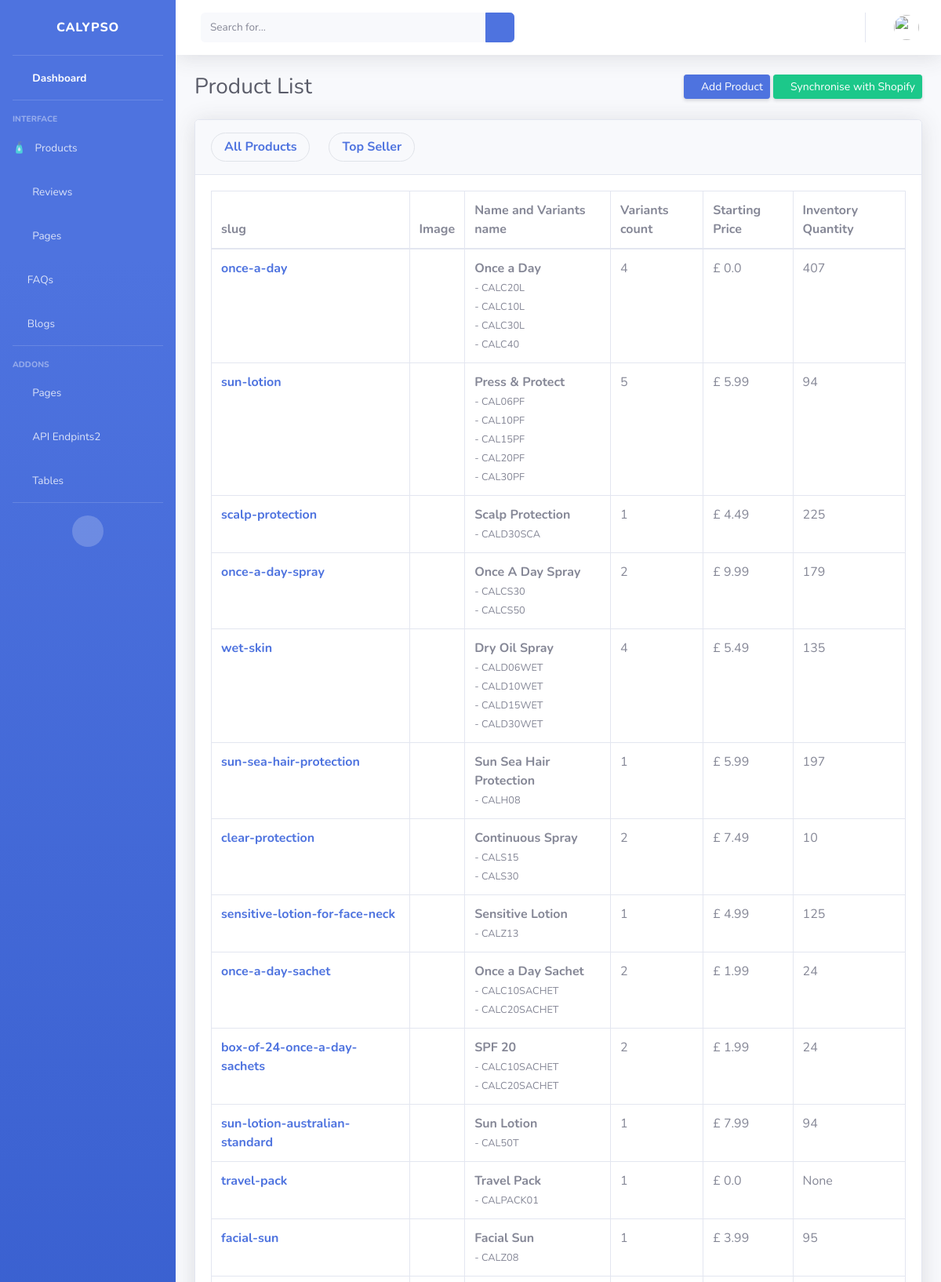
Screenshot of /dashboard/products/ (signed in, upper part) with the database file from the repository.
### product/models.py (models this page shows, shortened)
class Product(models.Model):
    name = models.CharField(_('name'), max_length=300)
    sub_title = models.CharField(_('sub title'), max_length=300)
    slug = models.SlugField(_("slug"), unique=True)
    description = models.TextField(blank=True, null=True)
    direction_of_use = models.TextField(blank=True, null=True)
    tags = models.ManyToManyField("Tag", verbose_name=_("tags"), blank=True)
    keyword = models.ManyToManyField("Keyword", verbose_name=_("keywords"), blank=True)
    types = models.ManyToManyField(
        "ProductType", verbose_name=_("types"), blank=True)
    top_seller = models.BooleanField(default=False)
    @property
    def all_images(self):
        return ProductImage.objects.filter(variant__product=self)
    @property
    def lowest_variant_price(self):
        list_of_prices = []
        for variant in self.variants.all():
            list_of_prices.append(variant.price)
        lowest_price = min(float(sub) for sub in list_of_prices)
        return lowest_price
    @property
    def main_image(self):
        return self.all_images.first().get_absolute_image_url

class ProductVariant(models.Model):
    sku = models.CharField(max_length=100, blank=True)
    product = models.ForeignKey(
        "Product", null=True, on_delete=models.CASCADE, related_name="variants")
    name = models.CharField(max_length=255, null=True, blank=True, default="")
    size = models.CharField(max_length=355, blank=True)
    shopify_rest_variant_id = models.CharField(
        max_length=355, blank=True, null=True)
    shopify_storefront_variant_id = models.CharField(
        max_length=355, blank=True, null=True)
    date_first_available = models.DateField(
        auto_now=False, auto_now_add=False, null=True, blank=True)
    date_last_modified = models.DateField(
        auto_now=True, null=True, blank=True)
    claims = models.TextField(blank=True, null=True)
    ingredients = models.ManyToManyField(
        "Ingredient", verbose_name=_("ingredients"))
    discontinued = models.BooleanField(default=False)
    size = models.CharField(max_length=200, null=True, blank=True)
    rrp = models.FloatField(blank=True, null=True)
    price = models.FloatField(blank=True, null=True, default=0)
    inventory_quantity = models.IntegerField(blank=True, null=True)

### dashboard/views.py (the view)
# urls.py: path('products/', views.products, name="products"),
@staff_required(login_url="/login")
def products(request):
    product = Product.objects.all()
    top_seller = request.GET.get('top', None)
    if top_seller is not None and top_seller.lower() == "yes":
        product = product.filter(top_seller=True)
    context = {
        "products": product
    }
    return render(request, "dashboard/products/products.html", context=context)

### dashboard/views.py (called while the page is built)
def staff_required(login_url=None, *args, **kwargs):
    return user_passes_test(lambda u: u.is_staff, login_url=login_url)

### product/models.py (called while the page is built)
    @property
    def get_absolute_image_url(self):
        request = None
        return "{0}{1}".format(get_current_site(request).domain, self.image.url)

### templates/dashboard/products/products.html (shortened to what this page needs)
{% extends "dashboard/admin-base.html" %} {% load static %}
{% block content %}
<div class="container-fluid">
  <div class="d-sm-flex align-items-center justify-content-between mb-4">
    <h1 class="h3 mb-0 text-gray-800">Product List</h1>
    <div>
      <a
        href="#"
        class="d-none d-sm-inline-block btn btn-sm btn-primary shadow-sm"
      >
        <i class="fas fa-download fa-sm text-white-50"></i>
        Add Product
      </a>
      <a
        href="{% url "dashboard:shopify-sync" %}"
        class="d-none d-sm-inline-block btn btn-sm btn-success shadow-sm"
      >
        <i class="fas fa-sync fa-sm text-white-50"></i>
        Synchronise with Shopify
      </a>
    </div>
  </div>
  <div class="card shadow mb-4">
    <div class="card-header py-3">
      <a href="{% url "dashboard:products" %}" style="float:left;" class="nav-link mr-4 panel-tab">
      <h6 class="m-0 font-weight-bold text-primary">All Products</h6>
      </a>
      <a href="{% url "dashboard:products" %}?top=yes" style="float:left;" class="nav-link mr-4 panel-tab">
      <h6 class="m-0 font-weight-bold text-primary">Top Seller</h6>
      </a>
    </div>
    <div class="card-body">
      <div class="table-responsive">
        <table
          class="table table-bordered table-hover"
          id="dataTable"
          width="100%"
          cellspacing="0"
        >
          <thead>
            <tr>
              <th scope="col">slug</th>
              <th scope="col">Image</th>
              <th scope="col">Name and Variants name</th>
              <th scope="col">Variants count</th>
              <th scope="col">Starting Price</th>
              <th scope="col">Inventory Quantity</th>
            </tr>
          </thead>
          <tbody>
            {% for product in products %}
            <tr>
              <th scope="row"><a href="{% url "dashboard:product-edit" product.slug %}">{{ product.slug }}</a></th>
              <td>
              </td>
              <td>
                <strong>{{ product.name }}</strong><br />
                {% for variant in product.variants.all %}
                <small
                  >{{ variant_name}}  -
                  {{variant.sku}}</small
                ><br />
                {% endfor %}
              </td>
              <td>
                {{ product.variants.count }}
              </td>
              <td>£ {{ product.lowest_variant_price }}</td>
              <td>{{ product.variants.first.inventory_quantity }}</td>
            </tr>
            {% endfor %}
          </tbody>
        </table>
      </div>
    </div>
  </div>
</div>
{% endblock %}

### rows the page displays
Product: slug "once-a-day", name "Once a Day", variants.count "4", lowest_variant_price "0.0", variants.first.inventory_quantity "407"
ProductVariant: sku "CALC20L"
ProductVariant: sku "CALC10L"
ProductVariant: sku "CALC30L"
ProductVariant: sku "CALC40"
Product: slug "sun-lotion", name "Press & Protect", variants.count "5", lowest_variant_price "5.99", variants.first.inventory_quantity "94"
ProductVariant: sku "CAL06PF"
ProductVariant: sku "CAL10PF"
ProductVariant: sku "CAL15PF"
ProductVariant: sku "CAL20PF"
ProductVariant: sku "CAL30PF"
Product: slug "scalp-protection", name "Scalp Protection", variants.count "1", lowest_variant_price "4.49", variants.first.inventory_quantity "225"
ProductVariant: sku "CALD30SCA"
Product: slug "once-a-day-spray", name "Once A Day Spray", variants.count "2", lowest_variant_price "9.99", variants.first.inventory_quantity "179"
ProductVariant: sku "CALCS30"
ProductVariant: sku "CALCS50"
Product: slug "wet-skin", name "Dry Oil Spray", variants.count "4", lowest_variant_price "5.49", variants.first.inventory_quantity "135"
ProductVariant: sku "CALD06WET"
ProductVariant: sku "CALD10WET"
ProductVariant: sku "CALD15WET"
ProductVariant: sku "CALD30WET"
Product: slug "sun-sea-hair-protection", name "Sun Sea Hair Protection", variants.count "1", lowest_variant_price "5.99", variants.first.inventory_quantity "197"
ProductVariant: sku "CALH08"
Product: slug "clear-protection", name "Continuous Spray", variants.count "2", lowest_variant_price "7.49", variants.first.inventory_quantity "10"
ProductVariant: sku "CALS15"
ProductVariant: sku "CALS30"
Product: slug "sensitive-lotion-for-face-neck", name "Sensitive Lotion", variants.count "1", lowest_variant_price "4.99", variants.first.inventory_quantity "125"
ProductVariant: sku "CALZ13"
Product: slug "once-a-day-sachet", name "Once a Day Sachet", variants.count "2", lowest_variant_price "1.99", variants.first.inventory_quantity "24"
ProductVariant: sku "CALC10SACHET"
ProductVariant: sku "CALC20SACHET"
Product: slug "box-of-24-once-a-day-sachets", name "SPF 20", variants.count "2", lowest_variant_price "1.99", variants.first.inventory_quantity "24"
ProductVariant: sku "CALC10SACHET"
ProductVariant: sku "CALC20SACHET"
Product: slug "sun-lotion-australian-standard", name "Sun Lotion", variants.count "1", lowest_variant_price "7.99", variants.first.inventory_quantity "94"
ProductVariant: sku "CAL50T"
Product: slug "travel-pack", name "Travel Pack", variants.count "1", lowest_variant_price "0.0", variants.first.inventory_quantity "None"
ProductVariant: sku "CALPACK01"
Product: slug "facial-sun", name "Facial Sun", variants.count "1", lowest_variant_price "3.99", variants.first.inventory_quantity "95"
ProductVariant: sku "CALZ08"
